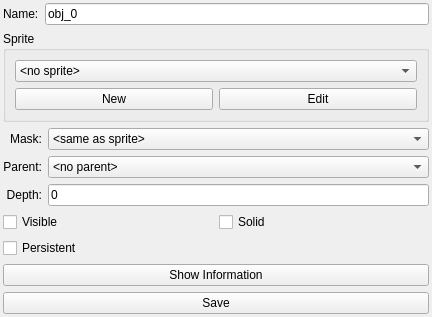
<?xml version="1.0" encoding="UTF-8"?>
<ui version="4.0">
 <class>ObjectWidget</class>
 <widget class="QWidget" name="ObjectWidget">
  <property name="geometry">
   <rect>
    <x>0</x>
    <y>0</y>
    <width>432</width>
    <height>308</height>
   </rect>
  </property>
  <property name="windowTitle">
   <string>Form</string>
  </property>
  <layout class="QHBoxLayout" name="horizontalLayout_4">
   <property name="leftMargin">
    <number>3</number>
   </property>
   <property name="topMargin">
    <number>3</number>
   </property>
   <property name="rightMargin">
    <number>3</number>
   </property>
   <property name="bottomMargin">
    <number>3</number>
   </property>
   <item>
    <widget class="QSplitter" name="splitter">
     <property name="orientation">
      <enum>Qt::Horizontal</enum>
     </property>
     <widget class="QWidget" name="layoutWidget">
      <layout class="QVBoxLayout" name="verticalLayout">
       <item>
        <layout class="QHBoxLayout" name="horizontalLayout">
         <item>
          <widget class="QLabel" name="label">
           <property name="text">
            <string>Name:</string>
           </property>
          </widget>
         </item>
         <item>
          <widget class="QLineEdit" name="lineEdit">
           <property name="text">
            <string>obj_0</string>
           </property>
          </widget>
         </item>
        </layout>
       </item>
       <item>
        <widget class="QGroupBox" name="groupBox">
         <property name="title">
          <string>Sprite</string>
         </property>
         <layout class="QGridLayout" name="gridLayout">
          <item row="0" column="0">
           <widget class="QComboBox" name="comboBox">
            <property name="sizePolicy">
             <sizepolicy hsizetype="Preferred" vsizetype="Fixed">
              <horstretch>0</horstretch>
              <verstretch>0</verstretch>
             </sizepolicy>
            </property>
            <item>
             <property name="text">
              <string>&lt;no sprite&gt;</string>
             </property>
            </item>
           </widget>
          </item>
          <item row="1" column="0">
           <layout class="QHBoxLayout" name="horizontalLayout_2">
            <item>
             <widget class="QPushButton" name="pushButton">
              <property name="text">
               <string>New</string>
              </property>
             </widget>
            </item>
            <item>
             <widget class="QPushButton" name="pushButton_2">
              <property name="text">
               <string>Edit</string>
              </property>
             </widget>
            </item>
           </layout>
          </item>
         </layout>
        </widget>
       </item>
       <item>
        <layout class="QGridLayout" name="gridLayout_2">
         <item row="1" column="1">
          <widget class="QComboBox" name="comboBox_2">
           <item>
            <property name="text">
             <string>&lt;no parent&gt;</string>
            </property>
           </item>
          </widget>
         </item>
         <item row="1" column="0">
          <widget class="QLabel" name="label_3">
           <property name="sizePolicy">
            <sizepolicy hsizetype="Preferred" vsizetype="Preferred">
             <horstretch>0</horstretch>
             <verstretch>0</verstretch>
            </sizepolicy>
           </property>
           <property name="text">
            <string>Parent:</string>
           </property>
           <property name="alignment">
            <set>Qt::AlignRight|Qt::AlignTrailing|Qt::AlignVCenter</set>
           </property>
          </widget>
         </item>
         <item row="3" column="0">
          <widget class="QLabel" name="label_2">
           <property name="text">
            <string>Depth:</string>
           </property>
           <property name="alignment">
            <set>Qt::AlignRight|Qt::AlignTrailing|Qt::AlignVCenter</set>
           </property>
          </widget>
         </item>
         <item row="3" column="1">
          <widget class="QLineEdit" name="lineEdit_2">
           <property name="text">
            <string>0</string>
           </property>
          </widget>
         </item>
         <item row="0" column="1">
          <widget class="QComboBox" name="comboBox_3">
           <item>
            <property name="text">
             <string>&lt;same as sprite&gt;</string>
            </property>
           </item>
          </widget>
         </item>
         <item row="0" column="0">
          <widget class="QLabel" name="label_4">
           <property name="sizePolicy">
            <sizepolicy hsizetype="Preferred" vsizetype="Preferred">
             <horstretch>0</horstretch>
             <verstretch>0</verstretch>
            </sizepolicy>
           </property>
           <property name="text">
            <string>Mask:</string>
           </property>
           <property name="alignment">
            <set>Qt::AlignRight|Qt::AlignTrailing|Qt::AlignVCenter</set>
           </property>
          </widget>
         </item>
        </layout>
       </item>
       <item>
        <layout class="QGridLayout" name="gridLayout_3">
         <item row="0" column="0">
          <widget class="QCheckBox" name="checkBox">
           <property name="text">
            <string>Visible</string>
           </property>
          </widget>
         </item>
         <item row="0" column="1">
          <widget class="QCheckBox" name="checkBox_2">
           <property name="text">
            <string>Solid</string>
           </property>
          </widget>
         </item>
         <item row="1" column="0">
          <widget class="QCheckBox" name="checkBox_3">
           <property name="text">
            <string>Persistent</string>
           </property>
          </widget>
         </item>
        </layout>
       </item>
       <item>
        <widget class="QPushButton" name="pushButton_3">
         <property name="text">
          <string>Show Information</string>
         </property>
         <property name="icon">
          <iconset>
           <normalon>:/resources/icons/resources/info.png</normalon>
          </iconset>
         </property>
        </widget>
       </item>
       <item>
        <widget class="QPushButton" name="pushButton_4">
         <property name="text">
          <string>Save</string>
         </property>
         <property name="icon">
          <iconset>
           <normalon>:/icons/actions/accept.png</normalon>
          </iconset>
         </property>
        </widget>
       </item>
      </layout>
     </widget>
    </widget>
   </item>
  </layout>
 </widget>
 <resources/>
 <connections/>
</ui>
